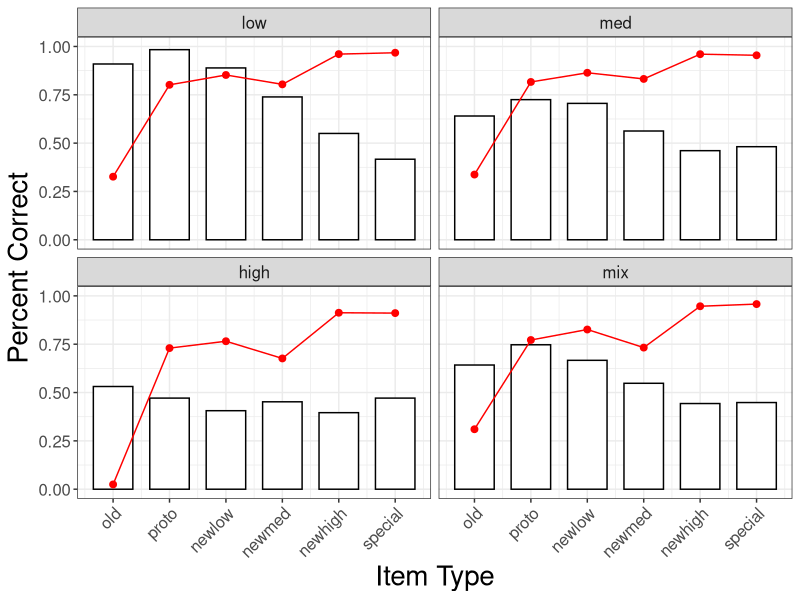

Generate this figure with R:
library(data.table)
library(ggplot2)
library(purrr)
library(gridExtra)
library(tidyr)
library(dplyr)
#source('utils.R')
# ---- Load the Data ----
obs_data = read.csv("obs_data.csv");
pred_data = read.csv("pred_data.csv"); 
#--------barplot-------------------------------------------

pred_data$condition = factor(pred_data$condition);

cond.labs <- c("low","med","high","mix")
names(cond.labs) <- c("1", "2","3","4")
barplot = ggplot(data=NULL, aes(x = itemtype)) +
          geom_bar(data = obs_data,aes(y = obs),stat = "identity",fill = "white",color = "black",width = .7) +
          geom_line(data = pred_data,aes(y = pred),color = "red",stat = "identity") +
          geom_point(data = pred_data,aes(y = pred),color = "red",stat = "identity",size = 2) +
          scale_x_continuous(breaks = 1:6,labels = c("old","proto","newlow","newmed","newhigh","special")) +
          facet_wrap(vars(condition),nrow = 2,labeller = labeller(condition = cond.labs)) +
          ylim(0,1) +
          xlab("Item Type") +
          ylab("Percent Correct") +
          theme_bw() +
          theme(axis.text.x = element_text(angle = 45, hjust = 1),
                title = element_text(size = 20),
                text =  element_text(size = 15))



ggsave(paste0('overall accuracy','.jpg'),plot = barplot ,path = paste0("figure"), width = 12, height = 8)
